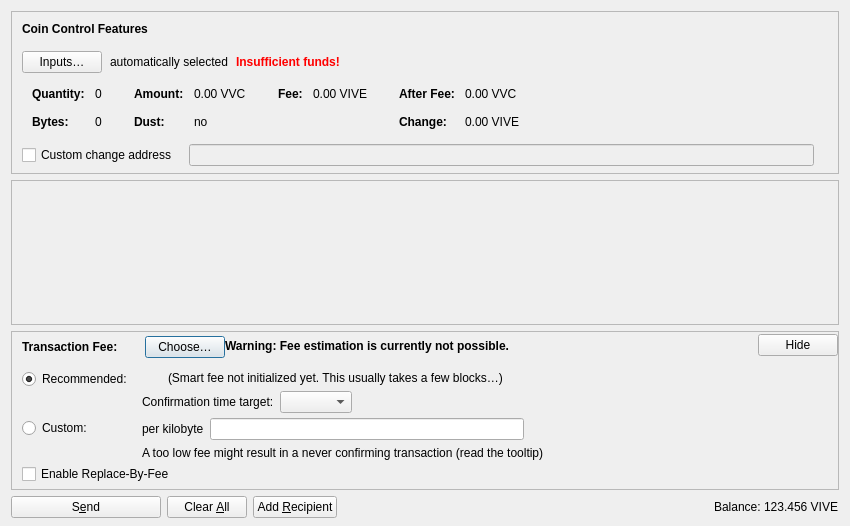
<?xml version="1.0" encoding="UTF-8"?>
<ui version="4.0">
 <class>SendCoinsDialog</class>
 <widget class="QDialog" name="SendCoinsDialog">
  <property name="geometry">
   <rect>
    <x>0</x>
    <y>0</y>
    <width>850</width>
    <height>526</height>
   </rect>
  </property>
  <property name="windowTitle">
   <string>Send Coins</string>
  </property>
  <layout class="QVBoxLayout" name="verticalLayout" stretch="0,1,0,0">
   <property name="bottomMargin">
    <number>8</number>
   </property>
   <item>
    <widget class="QFrame" name="frameCoinControl">
     <property name="sizePolicy">
      <sizepolicy hsizetype="Expanding" vsizetype="Expanding">
       <horstretch>0</horstretch>
       <verstretch>0</verstretch>
      </sizepolicy>
     </property>
     <property name="maximumSize">
      <size>
       <width>16777215</width>
       <height>16777215</height>
      </size>
     </property>
     <property name="frameShape">
      <enum>QFrame::StyledPanel</enum>
     </property>
     <property name="frameShadow">
      <enum>QFrame::Sunken</enum>
     </property>
     <layout class="QVBoxLayout" name="verticalLayoutCoinControl2">
      <property name="spacing">
       <number>0</number>
      </property>
      <property name="leftMargin">
       <number>0</number>
      </property>
      <property name="topMargin">
       <number>0</number>
      </property>
      <property name="rightMargin">
       <number>0</number>
      </property>
      <property name="bottomMargin">
       <number>6</number>
      </property>
      <item>
       <layout class="QVBoxLayout" name="verticalLayoutCoinControl" stretch="0,0,0,0,1">
        <property name="spacing">
         <number>0</number>
        </property>
        <property name="leftMargin">
         <number>10</number>
        </property>
        <property name="topMargin">
         <number>10</number>
        </property>
        <item>
         <layout class="QHBoxLayout" name="horizontalLayoutCoinControl1">
          <property name="bottomMargin">
           <number>15</number>
          </property>
          <item>
           <widget class="QLabel" name="labelCoinControlFeatures">
            <property name="sizePolicy">
             <sizepolicy hsizetype="Preferred" vsizetype="Maximum">
              <horstretch>0</horstretch>
              <verstretch>0</verstretch>
             </sizepolicy>
            </property>
            <property name="font">
             <font>
              <weight>75</weight>
              <bold>true</bold>
             </font>
            </property>
            <property name="styleSheet">
             <string notr="true">font-weight:bold;</string>
            </property>
            <property name="text">
             <string>Coin Control Features</string>
            </property>
           </widget>
          </item>
         </layout>
        </item>
        <item>
         <layout class="QHBoxLayout" name="horizontalLayoutCoinControl2" stretch="0,0,0,0">
          <property name="spacing">
           <number>8</number>
          </property>
          <property name="bottomMargin">
           <number>10</number>
          </property>
          <item>
           <widget class="QPushButton" name="pushButtonCoinControl">
            <property name="styleSheet">
             <string notr="true"/>
            </property>
            <property name="text">
             <string>Inputs…</string>
            </property>
            <property name="autoDefault">
             <bool>false</bool>
            </property>
           </widget>
          </item>
          <item>
           <widget class="QLabel" name="labelCoinControlAutomaticallySelected">
            <property name="text">
             <string>automatically selected</string>
            </property>
            <property name="margin">
             <number>5</number>
            </property>
           </widget>
          </item>
          <item>
           <widget class="QLabel" name="labelCoinControlInsuffFunds">
            <property name="font">
             <font>
              <weight>75</weight>
              <bold>true</bold>
             </font>
            </property>
            <property name="styleSheet">
             <string notr="true">color:red;font-weight:bold;</string>
            </property>
            <property name="text">
             <string>Insufficient funds!</string>
            </property>
            <property name="margin">
             <number>5</number>
            </property>
           </widget>
          </item>
          <item>
           <spacer name="horizontalSpacerCoinControl">
            <property name="orientation">
             <enum>Qt::Horizontal</enum>
            </property>
            <property name="sizeHint" stdset="0">
             <size>
              <width>40</width>
              <height>1</height>
             </size>
            </property>
           </spacer>
          </item>
         </layout>
        </item>
        <item>
         <widget class="QWidget" name="widgetCoinControl" native="true">
          <property name="sizePolicy">
           <sizepolicy hsizetype="Preferred" vsizetype="Preferred">
            <horstretch>0</horstretch>
            <verstretch>0</verstretch>
           </sizepolicy>
          </property>
          <property name="minimumSize">
           <size>
            <width>0</width>
            <height>0</height>
           </size>
          </property>
          <property name="styleSheet">
           <string notr="true"/>
          </property>
          <layout class="QHBoxLayout" name="horizontalLayoutCoinControl5">
           <property name="leftMargin">
            <number>0</number>
           </property>
           <property name="topMargin">
            <number>0</number>
           </property>
           <property name="rightMargin">
            <number>0</number>
           </property>
           <property name="bottomMargin">
            <number>0</number>
           </property>
           <item>
            <layout class="QHBoxLayout" name="horizontalLayoutCoinControl3" stretch="0,0,0,1">
             <property name="spacing">
              <number>20</number>
             </property>
             <property name="topMargin">
              <number>0</number>
             </property>
             <property name="bottomMargin">
              <number>10</number>
             </property>
             <item>
              <layout class="QFormLayout" name="formLayoutCoinControl1">
               <property name="horizontalSpacing">
                <number>10</number>
               </property>
               <property name="verticalSpacing">
                <number>14</number>
               </property>
               <property name="leftMargin">
                <number>10</number>
               </property>
               <property name="topMargin">
                <number>4</number>
               </property>
               <property name="rightMargin">
                <number>6</number>
               </property>
               <item row="0" column="0">
                <widget class="QLabel" name="labelCoinControlQuantityText">
                 <property name="font">
                  <font>
                   <weight>75</weight>
                   <bold>true</bold>
                  </font>
                 </property>
                 <property name="text">
                  <string>Quantity:</string>
                 </property>
                 <property name="margin">
                  <number>0</number>
                 </property>
                </widget>
               </item>
               <item row="0" column="1">
                <widget class="QLabel" name="labelCoinControlQuantity">
                 <property name="cursor">
                  <cursorShape>IBeamCursor</cursorShape>
                 </property>
                 <property name="contextMenuPolicy">
                  <enum>Qt::ActionsContextMenu</enum>
                 </property>
                 <property name="text">
                  <string notr="true">0</string>
                 </property>
                 <property name="margin">
                  <number>0</number>
                 </property>
                 <property name="textInteractionFlags">
                  <set>Qt::LinksAccessibleByMouse|Qt::TextSelectableByKeyboard|Qt::TextSelectableByMouse</set>
                 </property>
                </widget>
               </item>
               <item row="1" column="0">
                <widget class="QLabel" name="labelCoinControlBytesText">
                 <property name="font">
                  <font>
                   <weight>75</weight>
                   <bold>true</bold>
                  </font>
                 </property>
                 <property name="text">
                  <string>Bytes:</string>
                 </property>
                </widget>
               </item>
               <item row="1" column="1">
                <widget class="QLabel" name="labelCoinControlBytes">
                 <property name="cursor">
                  <cursorShape>IBeamCursor</cursorShape>
                 </property>
                 <property name="contextMenuPolicy">
                  <enum>Qt::ActionsContextMenu</enum>
                 </property>
                 <property name="text">
                  <string notr="true">0</string>
                 </property>
                 <property name="textInteractionFlags">
                  <set>Qt::LinksAccessibleByMouse|Qt::TextSelectableByKeyboard|Qt::TextSelectableByMouse</set>
                 </property>
                </widget>
               </item>
              </layout>
             </item>
             <item>
              <layout class="QFormLayout" name="formLayoutCoinControl2">
               <property name="horizontalSpacing">
                <number>10</number>
               </property>
               <property name="verticalSpacing">
                <number>14</number>
               </property>
               <property name="leftMargin">
                <number>6</number>
               </property>
               <property name="topMargin">
                <number>4</number>
               </property>
               <property name="rightMargin">
                <number>6</number>
               </property>
               <item row="0" column="0">
                <widget class="QLabel" name="labelCoinControlAmountText">
                 <property name="font">
                  <font>
                   <weight>75</weight>
                   <bold>true</bold>
                  </font>
                 </property>
                 <property name="text">
                  <string>Amount:</string>
                 </property>
                 <property name="margin">
                  <number>0</number>
                 </property>
                </widget>
               </item>
               <item row="0" column="1">
                <widget class="QLabel" name="labelCoinControlAmount">
                 <property name="cursor">
                  <cursorShape>IBeamCursor</cursorShape>
                 </property>
                 <property name="contextMenuPolicy">
                  <enum>Qt::ActionsContextMenu</enum>
                 </property>
                 <property name="text">
                  <string notr="true">0.00 VVC</string>
                 </property>
                 <property name="textInteractionFlags">
                  <set>Qt::LinksAccessibleByMouse|Qt::TextSelectableByKeyboard|Qt::TextSelectableByMouse</set>
                 </property>
                </widget>
               </item>
               <item row="1" column="0">
                <widget class="QLabel" name="labelCoinControlLowOutputText">
                 <property name="font">
                  <font>
                   <weight>75</weight>
                   <bold>true</bold>
                  </font>
                 </property>
                 <property name="text">
                  <string>Dust:</string>
                 </property>
                </widget>
               </item>
               <item row="1" column="1">
                <widget class="QLabel" name="labelCoinControlLowOutput">
                 <property name="cursor">
                  <cursorShape>IBeamCursor</cursorShape>
                 </property>
                 <property name="contextMenuPolicy">
                  <enum>Qt::ActionsContextMenu</enum>
                 </property>
                 <property name="text">
                  <string notr="true">no</string>
                 </property>
                 <property name="textInteractionFlags">
                  <set>Qt::LinksAccessibleByMouse|Qt::TextSelectableByKeyboard|Qt::TextSelectableByMouse</set>
                 </property>
                </widget>
               </item>
              </layout>
             </item>
             <item>
              <layout class="QFormLayout" name="formLayoutCoinControl3">
               <property name="horizontalSpacing">
                <number>10</number>
               </property>
               <property name="verticalSpacing">
                <number>14</number>
               </property>
               <property name="leftMargin">
                <number>6</number>
               </property>
               <property name="topMargin">
                <number>4</number>
               </property>
               <property name="rightMargin">
                <number>6</number>
               </property>
               <item row="0" column="0">
                <widget class="QLabel" name="labelCoinControlFeeText">
                 <property name="font">
                  <font>
                   <weight>75</weight>
                   <bold>true</bold>
                  </font>
                 </property>
                 <property name="text">
                  <string>Fee:</string>
                 </property>
                 <property name="margin">
                  <number>0</number>
                 </property>
                </widget>
               </item>
               <item row="0" column="1">
                <widget class="QLabel" name="labelCoinControlFee">
                 <property name="cursor">
                  <cursorShape>IBeamCursor</cursorShape>
                 </property>
                 <property name="contextMenuPolicy">
                  <enum>Qt::ActionsContextMenu</enum>
                 </property>
                 <property name="text">
                  <string notr="true">0.00 VIVE</string>
                 </property>
                 <property name="textInteractionFlags">
                  <set>Qt::LinksAccessibleByMouse|Qt::TextSelectableByKeyboard|Qt::TextSelectableByMouse</set>
                 </property>
                </widget>
               </item>
              </layout>
             </item>
             <item>
              <layout class="QFormLayout" name="formLayoutCoinControl4">
               <property name="horizontalSpacing">
                <number>10</number>
               </property>
               <property name="verticalSpacing">
                <number>14</number>
               </property>
               <property name="leftMargin">
                <number>6</number>
               </property>
               <property name="topMargin">
                <number>4</number>
               </property>
               <property name="rightMargin">
                <number>6</number>
               </property>
               <item row="0" column="0">
                <widget class="QLabel" name="labelCoinControlAfterFeeText">
                 <property name="font">
                  <font>
                   <weight>75</weight>
                   <bold>true</bold>
                  </font>
                 </property>
                 <property name="text">
                  <string>After Fee:</string>
                 </property>
                 <property name="margin">
                  <number>0</number>
                 </property>
                </widget>
               </item>
               <item row="0" column="1">
                <widget class="QLabel" name="labelCoinControlAfterFee">
                 <property name="cursor">
                  <cursorShape>IBeamCursor</cursorShape>
                 </property>
                 <property name="contextMenuPolicy">
                  <enum>Qt::ActionsContextMenu</enum>
                 </property>
                 <property name="text">
                  <string notr="true">0.00 VVC</string>
                 </property>
                 <property name="textInteractionFlags">
                  <set>Qt::LinksAccessibleByMouse|Qt::TextSelectableByKeyboard|Qt::TextSelectableByMouse</set>
                 </property>
                </widget>
               </item>
               <item row="1" column="0">
                <widget class="QLabel" name="labelCoinControlChangeText">
                 <property name="font">
                  <font>
                   <weight>75</weight>
                   <bold>true</bold>
                  </font>
                 </property>
                 <property name="text">
                  <string>Change:</string>
                 </property>
                </widget>
               </item>
               <item row="1" column="1">
                <widget class="QLabel" name="labelCoinControlChange">
                 <property name="cursor">
                  <cursorShape>IBeamCursor</cursorShape>
                 </property>
                 <property name="contextMenuPolicy">
                  <enum>Qt::ActionsContextMenu</enum>
                 </property>
                 <property name="text">
                  <string notr="true">0.00 VIVE</string>
                 </property>
                 <property name="textInteractionFlags">
                  <set>Qt::LinksAccessibleByMouse|Qt::TextSelectableByKeyboard|Qt::TextSelectableByMouse</set>
                 </property>
                </widget>
               </item>
              </layout>
             </item>
            </layout>
           </item>
          </layout>
         </widget>
        </item>
        <item>
         <layout class="QHBoxLayout" name="horizontalLayoutCoinControl4" stretch="0,0,0">
          <property name="spacing">
           <number>12</number>
          </property>
          <property name="sizeConstraint">
           <enum>QLayout::SetDefaultConstraint</enum>
          </property>
          <property name="topMargin">
           <number>5</number>
          </property>
          <property name="rightMargin">
           <number>5</number>
          </property>
          <item>
           <widget class="QCheckBox" name="checkBoxCoinControlChange">
            <property name="toolTip">
             <string>If this is activated, but the change address is empty or invalid, change will be sent to a newly generated address.</string>
            </property>
            <property name="text">
             <string>Custom change address</string>
            </property>
           </widget>
          </item>
          <item>
           <widget class="QValidatedLineEdit" name="lineEditCoinControlChange">
            <property name="enabled">
             <bool>false</bool>
            </property>
            <property name="sizePolicy">
             <sizepolicy hsizetype="Expanding" vsizetype="Fixed">
              <horstretch>0</horstretch>
              <verstretch>0</verstretch>
             </sizepolicy>
            </property>
           </widget>
          </item>
          <item>
           <widget class="QLabel" name="labelCoinControlChangeLabel">
            <property name="sizePolicy">
             <sizepolicy hsizetype="Preferred" vsizetype="Expanding">
              <horstretch>0</horstretch>
              <verstretch>0</verstretch>
             </sizepolicy>
            </property>
            <property name="minimumSize">
             <size>
              <width>0</width>
              <height>0</height>
             </size>
            </property>
            <property name="text">
             <string/>
            </property>
            <property name="margin">
             <number>3</number>
            </property>
           </widget>
          </item>
         </layout>
        </item>
        <item>
         <spacer name="verticalSpacerCoinControl">
          <property name="orientation">
           <enum>Qt::Vertical</enum>
          </property>
          <property name="sizeHint" stdset="0">
           <size>
            <width>800</width>
            <height>1</height>
           </size>
          </property>
         </spacer>
        </item>
       </layout>
      </item>
     </layout>
    </widget>
   </item>
   <item>
    <widget class="QScrollArea" name="scrollArea">
     <property name="widgetResizable">
      <bool>true</bool>
     </property>
     <widget class="QWidget" name="scrollAreaWidgetContents">
      <property name="geometry">
       <rect>
        <x>0</x>
        <y>0</y>
        <width>830</width>
        <height>104</height>
       </rect>
      </property>
      <layout class="QVBoxLayout" name="verticalLayout_2" stretch="0,1">
       <property name="leftMargin">
        <number>0</number>
       </property>
       <property name="topMargin">
        <number>0</number>
       </property>
       <property name="rightMargin">
        <number>0</number>
       </property>
       <property name="bottomMargin">
        <number>0</number>
       </property>
       <item>
        <layout class="QVBoxLayout" name="entries">
         <property name="spacing">
          <number>6</number>
         </property>
        </layout>
       </item>
       <item>
        <spacer name="verticalSpacer">
         <property name="orientation">
          <enum>Qt::Vertical</enum>
         </property>
         <property name="sizeHint" stdset="0">
          <size>
           <width>20</width>
           <height>40</height>
          </size>
         </property>
        </spacer>
       </item>
      </layout>
     </widget>
    </widget>
   </item>
   <item>
    <widget class="QFrame" name="frameFee">
     <property name="sizePolicy">
      <sizepolicy hsizetype="Expanding" vsizetype="Expanding">
       <horstretch>0</horstretch>
       <verstretch>0</verstretch>
      </sizepolicy>
     </property>
     <property name="maximumSize">
      <size>
       <width>16777215</width>
       <height>16777215</height>
      </size>
     </property>
     <property name="frameShape">
      <enum>QFrame::StyledPanel</enum>
     </property>
     <property name="frameShadow">
      <enum>QFrame::Sunken</enum>
     </property>
     <layout class="QVBoxLayout" name="verticalLayoutFee1">
      <property name="spacing">
       <number>0</number>
      </property>
      <property name="leftMargin">
       <number>0</number>
      </property>
      <property name="topMargin">
       <number>0</number>
      </property>
      <property name="rightMargin">
       <number>0</number>
      </property>
      <property name="bottomMargin">
       <number>0</number>
      </property>
      <item>
       <layout class="QVBoxLayout" name="verticalLayoutFee2" stretch="0,0,0">
        <property name="spacing">
         <number>0</number>
        </property>
        <property name="leftMargin">
         <number>10</number>
        </property>
        <property name="topMargin">
         <number>0</number>
        </property>
        <item>
         <layout class="QHBoxLayout" name="horizontalLayoutFee1">
          <property name="bottomMargin">
           <number>0</number>
          </property>
          <item>
           <layout class="QVBoxLayout" name="verticalLayoutFee7">
            <property name="spacing">
             <number>0</number>
            </property>
            <item>
             <spacer name="verticalSpacerSmartFee">
              <property name="orientation">
               <enum>Qt::Vertical</enum>
              </property>
              <property name="sizeType">
               <enum>QSizePolicy::Fixed</enum>
              </property>
              <property name="sizeHint" stdset="0">
               <size>
                <width>1</width>
                <height>4</height>
               </size>
              </property>
             </spacer>
            </item>
            <item>
             <layout class="QHBoxLayout" name="horizontalLayoutSmartFee">
              <property name="spacing">
               <number>10</number>
              </property>
              <item>
               <widget class="QLabel" name="labelFeeHeadline">
                <property name="sizePolicy">
                 <sizepolicy hsizetype="Preferred" vsizetype="Maximum">
                  <horstretch>0</horstretch>
                  <verstretch>0</verstretch>
                 </sizepolicy>
                </property>
                <property name="font">
                 <font>
                  <weight>75</weight>
                  <bold>true</bold>
                 </font>
                </property>
                <property name="styleSheet">
                 <string notr="true">font-weight:bold;</string>
                </property>
                <property name="text">
                 <string>Transaction Fee:</string>
                </property>
               </widget>
              </item>
              <item>
               <widget class="QLabel" name="labelFeeMinimized">
                <property name="text">
                 <string/>
                </property>
               </widget>
              </item>
              <item>
               <widget class="QPushButton" name="buttonChooseFee">
                <property name="text">
                 <string>Choose…</string>
                </property>
               </widget>
              </item>
             </layout>
            </item>
            <item>
             <spacer name="verticalSpacer_5">
              <property name="orientation">
               <enum>Qt::Vertical</enum>
              </property>
              <property name="sizeHint" stdset="0">
               <size>
                <width>1</width>
                <height>1</height>
               </size>
              </property>
             </spacer>
            </item>
           </layout>
          </item>
          <item>
           <widget class="QLabel" name="fallbackFeeWarningLabel">
            <property name="toolTip">
             <string>Using the fallbackfee can result in sending a transaction that will take several hours or days (or never) to confirm. Consider choosing your fee manually or wait until you have validated the complete chain.</string>
            </property>
            <property name="font">
            <font>
                <weight>75</weight>
                <bold>true</bold>
            </font>
            </property>
            <property name="text">
             <string>Warning: Fee estimation is currently not possible.</string>
            </property>
            <property name="wordWrap">
             <bool>false</bool>
            </property>
           </widget>
          </item>
          <item>
           <spacer name="horizontalSpacer_4">
            <property name="orientation">
             <enum>Qt::Horizontal</enum>
            </property>
            <property name="sizeType">
             <enum>QSizePolicy::MinimumExpanding</enum>
            </property>
            <property name="sizeHint" stdset="0">
             <size>
              <width>40</width>
              <height>20</height>
             </size>
            </property>
           </spacer>
          </item>
          <item>
           <widget class="QPushButton" name="buttonMinimizeFee">
            <property name="toolTip">
             <string>Hide transaction fee settings</string>
            </property>
            <property name="text">
             <string>Hide</string>
            </property>
           </widget>
          </item>
         </layout>
        </item>
        <item>
         <widget class="QFrame" name="frameFeeSelection">
          <layout class="QVBoxLayout" name="verticalLayoutFee12">
           <property name="spacing">
            <number>0</number>
           </property>
           <property name="leftMargin">
            <number>0</number>
           </property>
           <property name="topMargin">
            <number>0</number>
           </property>
           <property name="rightMargin">
            <number>0</number>
           </property>
           <property name="bottomMargin">
            <number>0</number>
           </property>
           <item>
            <layout class="QGridLayout" name="gridLayoutFee">
             <property name="topMargin">
              <number>10</number>
             </property>
             <property name="bottomMargin">
              <number>4</number>
             </property>
             <property name="horizontalSpacing">
              <number>10</number>
             </property>
             <property name="verticalSpacing">
              <number>4</number>
             </property>
             <item row="1" column="1">
              <layout class="QVBoxLayout" name="verticalLayoutFee8">
               <property name="spacing">
                <number>6</number>
               </property>
               <item>
                <layout class="QHBoxLayout" name="horizontalLayoutFee13">
                 <item>
                  <widget class="QLabel" name="labelCustomPerKilobyte">
                   <property name="toolTip">
                    <string>Specify a custom fee per kB (1,000 bytes) of the transaction's virtual size.

Note:  Since the fee is calculated on a per-byte basis, a fee rate of "100 satoshis per kvB" for a transaction size of 500 virtual bytes (half of 1 kvB) would ultimately yield a fee of only 50 satoshis.</string>
                   </property>
                   <property name="text">
                    <string>per kilobyte</string>
                   </property>
                  </widget>
                 </item>
                 <item>
                  <widget class="ViceversachainAmountField" name="customFee"/>
                 </item>
                 <item>
                  <spacer name="horizontalSpacer_6">
                   <property name="orientation">
                    <enum>Qt::Horizontal</enum>
                   </property>
                   <property name="sizeHint" stdset="0">
                    <size>
                     <width>1</width>
                     <height>1</height>
                    </size>
                   </property>
                  </spacer>
                 </item>
                </layout>
               </item>
               <item>
                <layout class="QHBoxLayout" name="horizontalLayoutFee8">
                 <item>
                  <widget class="QLabel" name="labelCustomFeeWarning">
                   <property name="enabled">
                    <bool>true</bool>
                   </property>
                   <property name="toolTip">
                    <string>When there is less transaction volume than space in the blocks, miners as well as relaying nodes may enforce a minimum fee. Paying only this minimum fee is just fine, but be aware that this can result in a never confirming transaction once there is more demand for viceversachain transactions than the network can process.</string>
                   </property>
                   <property name="text">
                    <string>A too low fee might result in a never confirming transaction (read the tooltip)</string>
                   </property>
                  </widget>
                 </item>
                 <item>
                  <spacer name="horizontalSpacer_2">
                   <property name="orientation">
                    <enum>Qt::Horizontal</enum>
                   </property>
                   <property name="sizeHint" stdset="0">
                    <size>
                     <width>1</width>
                     <height>1</height>
                    </size>
                   </property>
                  </spacer>
                 </item>
                </layout>
               </item>
              </layout>
             </item>
             <item row="0" column="0">
              <layout class="QVBoxLayout" name="verticalLayoutFee4" stretch="0,1">
               <item>
                <widget class="QRadioButton" name="radioSmartFee">
                 <property name="text">
                  <string>Recommended:</string>
                 </property>
                 <property name="checked">
                  <bool>true</bool>
                 </property>
                 <attribute name="buttonGroup">
                  <string notr="true">groupFee</string>
                 </attribute>
                </widget>
               </item>
               <item>
                <spacer name="verticalSpacer_2">
                 <property name="orientation">
                  <enum>Qt::Vertical</enum>
                 </property>
                 <property name="sizeHint" stdset="0">
                  <size>
                   <width>1</width>
                   <height>1</height>
                  </size>
                 </property>
                </spacer>
               </item>
              </layout>
             </item>
             <item row="1" column="0">
              <layout class="QVBoxLayout" name="verticalLayoutFee9" stretch="0,1">
               <item>
                <widget class="QRadioButton" name="radioCustomFee">
                 <property name="text">
                  <string>Custom:</string>
                 </property>
                 <attribute name="buttonGroup">
                  <string notr="true">groupFee</string>
                 </attribute>
                </widget>
               </item>
               <item>
                <spacer name="verticalSpacer_6">
                 <property name="orientation">
                  <enum>Qt::Vertical</enum>
                 </property>
                 <property name="sizeHint" stdset="0">
                  <size>
                   <width>1</width>
                   <height>1</height>
                  </size>
                 </property>
                </spacer>
               </item>
              </layout>
             </item>
             <item row="0" column="1">
              <layout class="QVBoxLayout" name="verticalLayoutFee3" stretch="0,0,1">
               <property name="spacing">
                <number>6</number>
               </property>
               <property name="topMargin">
                <number>2</number>
               </property>
               <item>
                <layout class="QHBoxLayout" name="horizontalLayoutFee12">
                 <item>
                  <widget class="QLabel" name="labelSmartFee">
                   <property name="text">
                    <string/>
                   </property>
                  </widget>
                 </item>
                 <item>
                  <widget class="QLabel" name="labelFeeEstimation">
                   <property name="text">
                    <string/>
                   </property>
                  </widget>
                 </item>
                 <item>
                  <widget class="QLabel" name="labelSmartFee2">
                   <property name="text">
                    <string>(Smart fee not initialized yet. This usually takes a few blocks…)</string>
                   </property>
                  </widget>
                 </item>
                 <item>
                  <spacer name="horizontalSpacer_5">
                   <property name="orientation">
                    <enum>Qt::Horizontal</enum>
                   </property>
                   <property name="sizeHint" stdset="0">
                    <size>
                     <width>1</width>
                     <height>1</height>
                    </size>
                   </property>
                  </spacer>
                 </item>
                </layout>
               </item>
               <item>
                <layout class="QHBoxLayout" name="horizontalLayoutFee9">
                 <item>
                  <layout class="QVBoxLayout" name="verticalLayoutFee6">
                   <item>
                    <widget class="QLabel" name="labelSmartFee3">
                     <property name="text">
                      <string>Confirmation time target:</string>
                     </property>
                    </widget>
                   </item>
                  </layout>
                 </item>
                 <item>
                  <layout class="QVBoxLayout" name="verticalLayoutFee5">
                   <property name="rightMargin">
                    <number>30</number>
                   </property>
                   <item>
                    <layout class="QHBoxLayout" name="horizontalLayoutConfTarget">
                     <property name="bottomMargin">
                      <number>0</number>
                     </property>
                     <item>
                      <widget class="QComboBox" name="confTargetSelector"/>
                     </item>
                     <item>
                      <spacer name="horizontalSpacerConfTarget">
                       <property name="orientation">
                        <enum>Qt::Horizontal</enum>
                       </property>
                       <property name="sizeHint" stdset="0">
                        <size>
                         <width>40</width>
                         <height>20</height>
                        </size>
                       </property>
                      </spacer>
                     </item>
                    </layout>
                   </item>
                  </layout>
                 </item>
                </layout>
               </item>
               <item>
                <spacer name="verticalSpacer_4">
                 <property name="orientation">
                  <enum>Qt::Vertical</enum>
                 </property>
                 <property name="sizeHint" stdset="0">
                  <size>
                   <width>1</width>
                   <height>1</height>
                  </size>
                 </property>
                </spacer>
               </item>
              </layout>
             </item>
            </layout>
           </item>
           <item>
            <widget class="QCheckBox" name="optInRBF">
             <property name="text">
              <string>Enable Replace-By-Fee</string>
             </property>
             <property name="toolTip">
              <string>With Replace-By-Fee (BIP-125) you can increase a transaction's fee after it is sent. Without this, a higher fee may be recommended to compensate for increased transaction delay risk.</string>
             </property>
            </widget>
           </item>
          </layout>
         </widget>
        </item>
        <item>
         <spacer name="verticalSpacerFee">
          <property name="orientation">
           <enum>Qt::Vertical</enum>
          </property>
          <property name="sizeHint" stdset="0">
           <size>
            <width>40</width>
            <height>5</height>
           </size>
          </property>
         </spacer>
        </item>
       </layout>
      </item>
     </layout>
    </widget>
   </item>
   <item>
    <layout class="QHBoxLayout" name="horizontalLayout">
     <item>
      <widget class="QPushButton" name="sendButton">
       <property name="minimumSize">
        <size>
         <width>150</width>
         <height>0</height>
        </size>
       </property>
       <property name="toolTip">
        <string>Confirm the send action</string>
       </property>
       <property name="text">
        <string>S&amp;end</string>
       </property>
       <property name="icon">
        <iconset resource="../viceversachain.qrc">
         <normaloff>:/icons/send</normaloff>:/icons/send</iconset>
       </property>
       <property name="autoDefault">
        <bool>false</bool>
       </property>
       <property name="default">
        <bool>false</bool>
       </property>
      </widget>
     </item>
     <item>
      <widget class="QPushButton" name="clearButton">
       <property name="sizePolicy">
        <sizepolicy hsizetype="Minimum" vsizetype="Fixed">
         <horstretch>0</horstretch>
         <verstretch>0</verstretch>
        </sizepolicy>
       </property>
       <property name="toolTip">
        <string>Clear all fields of the form.</string>
       </property>
       <property name="text">
        <string>Clear &amp;All</string>
       </property>
       <property name="icon">
        <iconset resource="../viceversachain.qrc">
         <normaloff>:/icons/remove</normaloff>:/icons/remove</iconset>
       </property>
       <property name="autoDefault">
        <bool>false</bool>
       </property>
      </widget>
     </item>
     <item>
      <widget class="QPushButton" name="addButton">
       <property name="toolTip">
        <string>Send to multiple recipients at once</string>
       </property>
       <property name="text">
        <string>Add &amp;Recipient</string>
       </property>
       <property name="icon">
        <iconset resource="../viceversachain.qrc">
         <normaloff>:/icons/add</normaloff>:/icons/add</iconset>
       </property>
       <property name="autoDefault">
        <bool>false</bool>
       </property>
      </widget>
     </item>
     <item>
      <spacer name="horizontalSpacer">
       <property name="orientation">
        <enum>Qt::Horizontal</enum>
       </property>
       <property name="sizeHint" stdset="0">
        <size>
         <width>40</width>
         <height>20</height>
        </size>
       </property>
      </spacer>
     </item>
     <item>
      <layout class="QHBoxLayout" name="horizontalLayout_2">
       <property name="spacing">
        <number>3</number>
       </property>
       <item>
        <widget class="QLabel" name="labelBalanceName">
         <property name="sizePolicy">
          <sizepolicy hsizetype="Preferred" vsizetype="Fixed">
           <horstretch>0</horstretch>
           <verstretch>0</verstretch>
          </sizepolicy>
         </property>
         <property name="text">
          <string>Balance:</string>
         </property>
        </widget>
       </item>
       <item>
        <widget class="QLabel" name="labelBalance">
         <property name="sizePolicy">
          <sizepolicy hsizetype="Preferred" vsizetype="Fixed">
           <horstretch>0</horstretch>
           <verstretch>0</verstretch>
          </sizepolicy>
         </property>
         <property name="cursor">
          <cursorShape>IBeamCursor</cursorShape>
         </property>
         <property name="text">
          <string notr="true">123.456 VIVE</string>
         </property>
         <property name="textInteractionFlags">
          <set>Qt::LinksAccessibleByMouse|Qt::TextSelectableByKeyboard|Qt::TextSelectableByMouse</set>
         </property>
        </widget>
       </item>
      </layout>
     </item>
    </layout>
   </item>
  </layout>
 </widget>
 <customwidgets>
  <customwidget>
   <class>QValidatedLineEdit</class>
   <extends>QLineEdit</extends>
   <header>qt/qvalidatedlineedit.h</header>
  </customwidget>
  <customwidget>
   <class>ViceversachainAmountField</class>
   <extends>QLineEdit</extends>
   <header>qt/viceversachainamountfield.h</header>
   <container>1</container>
  </customwidget>
 </customwidgets>
 <resources>
  <include location="../viceversachain.qrc"/>
 </resources>
 <connections/>
 <buttongroups>
  <buttongroup name="groupFee"/>
 </buttongroups>
</ui>
